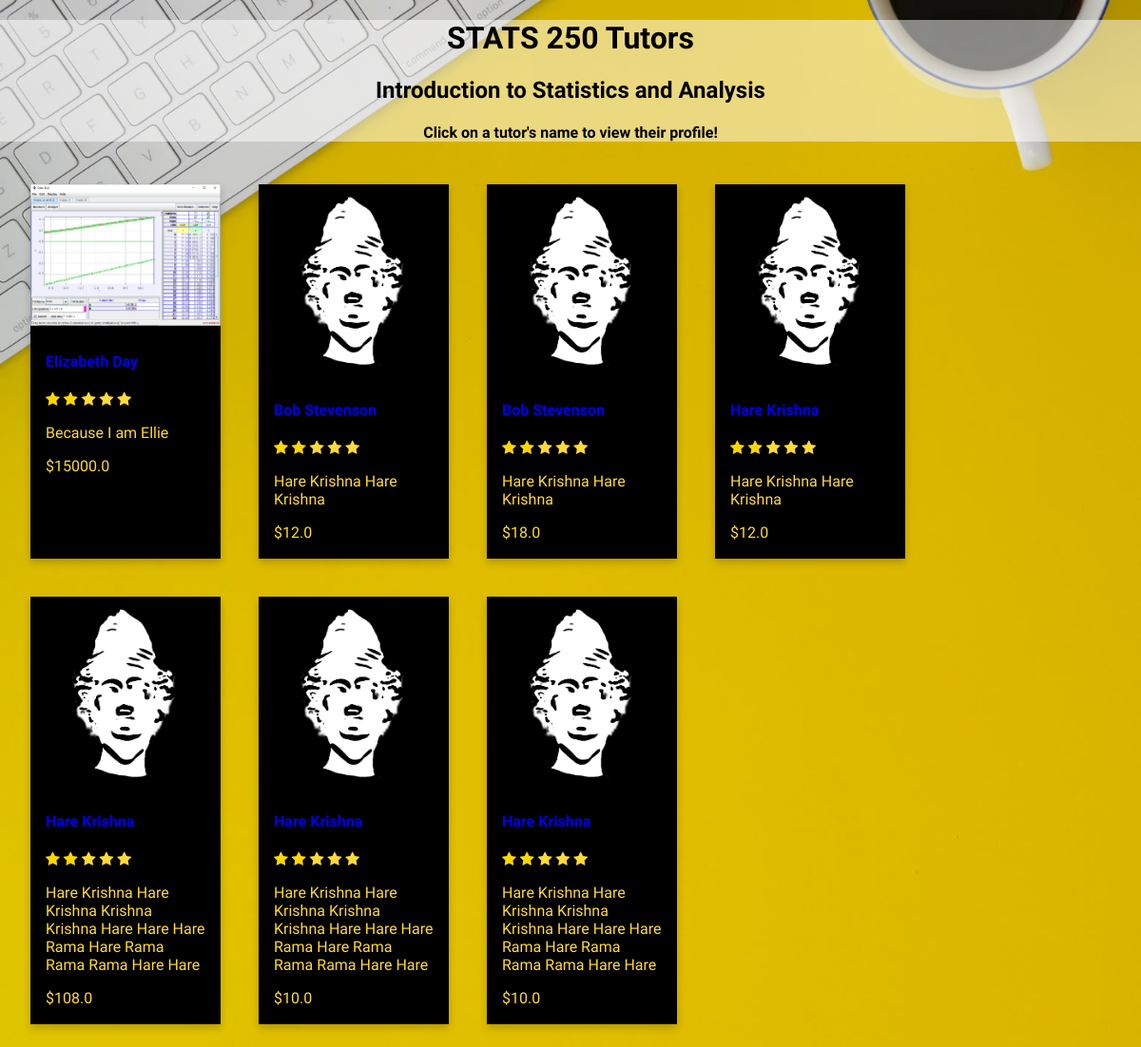
Screenshot of /home/class/stats250/ with the database file from the repository.
### home/models.py (models this page shows, shortened)
class Class(models.Model):
    department = models.CharField(max_length=32)
    number = models.IntegerField()
    url = models.CharField(max_length=32, unique=True)
    name = models.CharField(max_length=64, blank=True)

class Tutor(models.Model):
    user = models.ForeignKey(User,blank=False, null=False,on_delete=models.CASCADE, related_name = "tutor")
    first_name = models.CharField(max_length=32)
    last_name = models.CharField(max_length=32)
    last_paid = models.DateField()
    phone_number = models.IntegerField(null=True)
    why_GT = models.CharField(max_length=300)
    what_fav = models.TextField()
    best_spot = models.TextField()
    any_interesting = models.TextField()
    classes = models.ManyToManyField(Class, blank=True, related_name="tutors")
    profile_pic = models.ImageField(upload_to= "profiles")
    rate = models.FloatField()
    rating = models.FloatField(null=True)
    calendly = models.TextField()

### home/views.py (the view)
# urls.py: path("class/<str:class_url>/", views.class_view, name="class"),
def class_view(request, class_url):
    class_page = Class.objects.get(url=class_url) #get class based on url
    tutors = Tutor.objects.filter(classes=class_page) #find the tutors who have this class
    return render(request, "home/class.html", { #render the class page
        "class_page": class_page,
        "tutors": tutors
    })

### home/templates/home/class.html (shortened to what this page needs)
{% extends "home/layout.html" %}
{% load static %}
{% block title %}
  <link rel="stylesheet" href="{% static 'home/styles.css' %}">
  <link rel="stylesheet" href="https://cdnjs.cloudflare.com/ajax/libs/font-awesome/4.7.0/css/font-awesome.min.css">
{% endblock %}
{% block body %}
<div class="class-header-container">
 <h1 style="font-family: 'Actor', Arial;">{{class_page.department}} {{class_page.number}} Tutors</h1>
 <h2 style="font-family: 'Actor', Arial;"> {{class_page.name}}</h2>
 <h4 style="font-family: 'Actor', Arial;"> Click on a tutor's name to view their profile! </h4>
 </div>
  <div id = "tutor-profiles">
  {% for tutor in tutors %}
    <div class="card">
        {% if tutor.profile_pic %}
            <img src="{{tutor.profile_pic.url }}" alt="Avatar" style="width:100%" href="https://google.com">
        {% else %}
            <img src="{% static 'images/minerva_logo.png' %}" alt="Avatar" style="width:100%" href="https://google.com">
        {% endif %}
        <div class="container-info" >
            <h4><a href="{% url 'home:tutor' tutor.id %}">{{tutor.first_name}} {{tutor.last_name}}</a></h4>
                <span class="fa fa-star checked"></span>
                <span class="fa fa-star checked"></span>
                <span class="fa fa-star"></span>
                <span class="fa fa-star"></span>
                <span class="fa fa-star"></span>
                <p>{{tutor.why_GT}}</p>
                <p>${{tutor.rate}}</p>
        </div>
    </div>
  {% endfor %}
  </div>
    {% endblock %}

### home/templates/home/layout.html (shortened to what this page needs)
{% load static %}
<!DOCTYPE html>
<html lang="en">
    <head>
        {% block title %}
        {% endblock %}
    </head>
    <body style="background-image: url('{% static 'images/minerva_bg.jpg' %}');">
        {% block body %}
        {% endblock %}
    </body>
</html>

### home/static/home/styles.css (style rules this page uses)
html { scroll-behavior: smooth; }
:root { --link-color: black; --yellow: rgb(255, 218, 56); --blue: #1342AE; }
body { background-color: yellow; margin: 0px; background-attachment: fixed; background-repeat: no-repeat; background-size: cover; }
#tutor-profiles { display: flex; flex-wrap: wrap; padding: 4px 12px; font-family:'Actor',Arial, sans-serif; }
.card { box-shadow: 0 4px 8px 0 rgba(0,0,0,0.2); transition: 0.3s; width: 200px; background-color: black; color: var(--yellow); margin: 20px; font-family:'Actor',Arial, sans-serif; position: relative; }
.card a { text-decoration: none; }
.container-info { padding: 2px 16px; }
.checked { color: gold; }
.class-header-container { text-align: center; background: rgb(255,255,255,0.5); }

### rows the page displays
Class: department "STATS", number "250", name "Introduction to Statistics and Analysis"
Tutor: profile_pic (picture), first_name "Elizabeth", last_name "Day", why_GT "Because I am Ellie", rate "15000.0"
Tutor: first_name "Bob", last_name "Stevenson", why_GT "Hare Krishna Hare Krishna", rate "12.0"
Tutor: first_name "Bob", last_name "Stevenson", why_GT "Hare Krishna Hare Krishna", rate "18.0"
Tutor: first_name "Hare", last_name "Krishna", why_GT "Hare Krishna Hare Krishna", rate "12.0"
Tutor: first_name "Hare", last_name "Krishna", why_GT "Hare Krishna Hare Krishna Krishna Krishna Hare Hare Hare Rama Hare Rama Rama Rama Hare Hare", rate "108.0"
Tutor: first_name "Hare", last_name "Krishna", why_GT "Hare Krishna Hare Krishna Krishna Krishna Hare Hare Hare Rama Hare Rama Rama Rama Hare Hare", rate "10.0"
Tutor: first_name "Hare", last_name "Krishna", why_GT "Hare Krishna Hare Krishna Krishna Krishna Hare Hare Hare Rama Hare Rama Rama Rama Hare Hare", rate "10.0"
